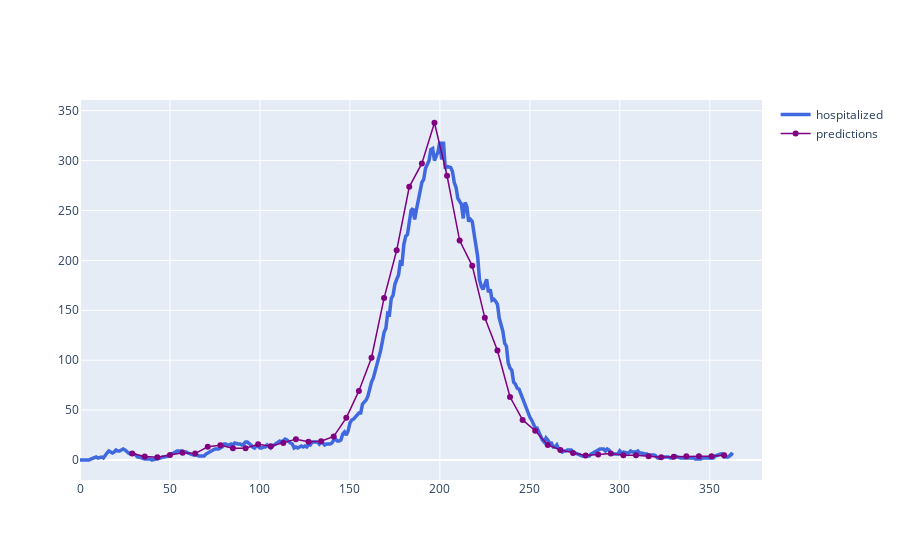

Notebook code cell kept with this figure:
### Code cell
df, predictions = simluate_and_predict(full_model)
make_plot(predictions, df)

### Figure 1 — Plotly figure (JSON) as saved in the notebook; plotly's stock layout.template omitted (floating-point values rounded to 4 significant figures; data arrays with more than 128 entries replaced by an {"elided": "..."} marker saying what was removed)
{"data": [{"line": {"color": "rgb(0.25, 0.41, 0.88)", "width": 3.5}, "name": "hospitalized", "type": "scatter", "x": {"elided": "364 int values"}, "y": {"elided": "364 int values"}}, {"line": {"color": "purple", "width": 1.5}, "mode": "lines+markers", "name": "predictions", "type": "scatter", "x": [29, 36, 43, 50, 57, 64, 71, 78, 85, 92, 99, 106, 113, 120, 127, 134, 141, 148, 155, 162, 169, 176, 183, 190, 197, 204, 211, 218, 225, 232, 239, 246, 253, 260, 267, 274, 281, 288, 295, 302, 309, 316, 323, 330, 337, 344, 351, 358], "y": [6.615, 3.587, 2.847, 5.043, 7.301, 6.413, 13.3, 14.7, 11.82, 11.75, 15.72, 13.71, 16.99, 20.89, 18.26, 18.89, 23.56, 42.21, 69.23, 102.5, 162.2, 210.1, 273.7, 297.1, 337.8, 284.8, 219.8, 194.5, 142.4, 109.7, 63.06, 40.13, 29.26, 15.11, 10.1, 6.946, 4.445, 5.496, 6.522, 4.673, 4.765, 3.68, 2.761, 3.137, 3.785, 3.785, 3.871, 4.885]}], "layout": {}}
